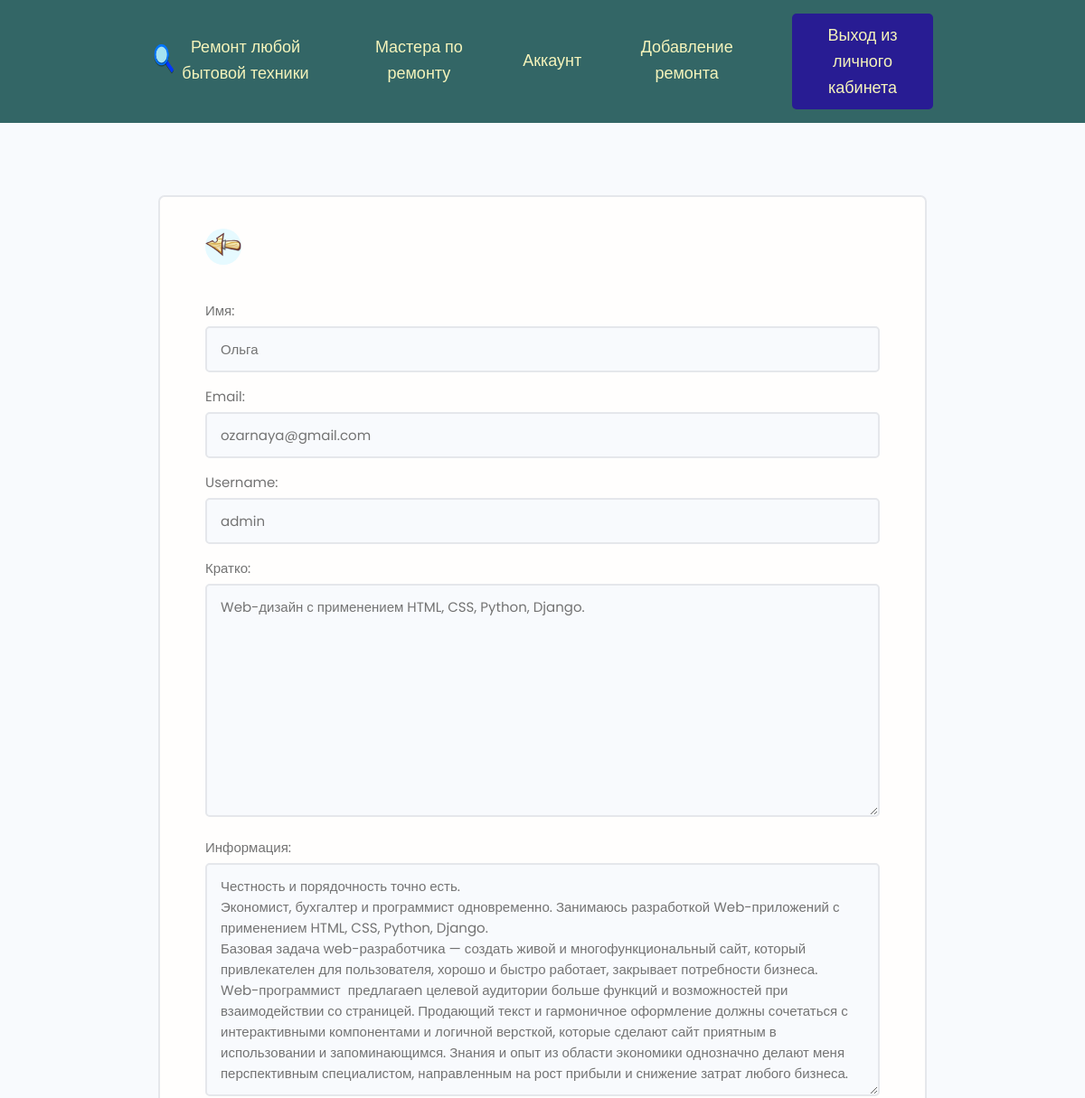
The page /engineers/edit-account/ (signed in, upper part) on the database as committed earlier.
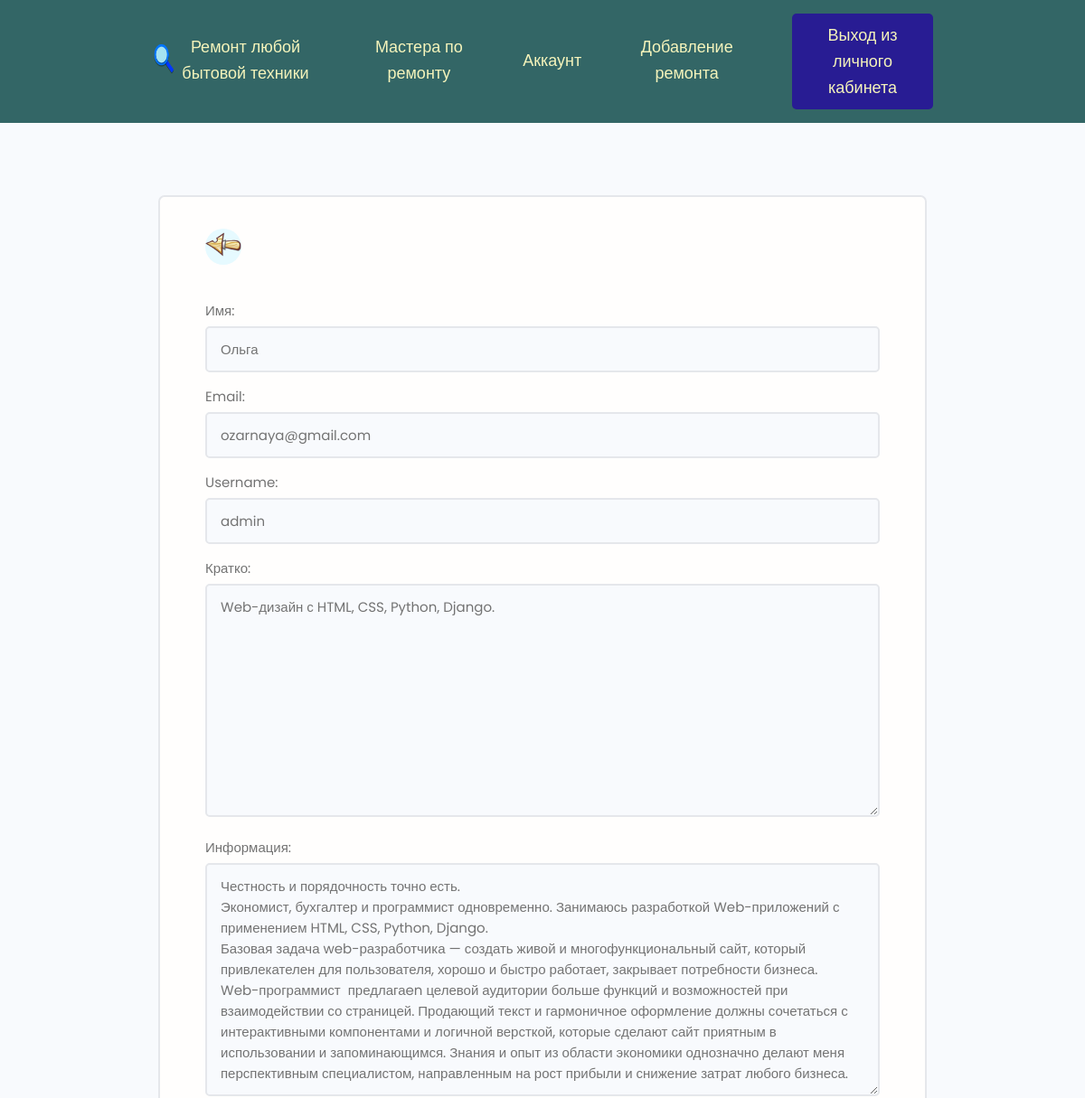
The same page on the database as committed later.
### engineers/models.py (models this page shows, shortened)
class Engineer(models.Model):
    engineer = models.OneToOneField(User, on_delete=models.CASCADE, blank=True, verbose_name="Мастер")
    name = models.CharField(max_length=200, blank=True, verbose_name="Имя")
    email = models.EmailField(max_length=200, blank=True, verbose_name="Email")
    username = models.CharField(max_length=200, blank=True, verbose_name="Username")
    i_info = models.TextField(max_length=100, blank=True, verbose_name="Кратко")
    all_info = models.TextField(blank=True, verbose_name="Информация")
    engineer_image = models.ImageField(upload_to="repairs/", default="repairs/engineer.jpeg", verbose_name="Фото")
    education = models.CharField(max_length=200, blank=True, verbose_name="Образование")
    price = models.FileField(upload_to="repairs/", default="repairs/price_repair_cleaner.jpeg", verbose_name="Цены")
    social_website = models.CharField(max_length=200, blank=True, verbose_name="Сайт")
    social_vkontakte = models.CharField(max_length=200, blank=True, verbose_name="Вконтакте")
    social_whatsapp = models.CharField(max_length=200, blank=True, verbose_name="WhatsApp")
    social_telegram = models.CharField(max_length=200, blank=True, verbose_name="Телеграм")
    created = models.DateTimeField(auto_now_add=True, verbose_name="Дата создания")

### engineers/views.py (the view)
# urls.py: path('edit-account/', views.edit_account, name="edit-account"),
@login_required(login_url='login')
def edit_account(request):
    engineer = request.user.engineer
    form = EngineerForm(instance=engineer)  # instance= будет инфа из бд об этом польле в ячейках формы
    if request.method == "POST":
        form = EngineerForm(request.POST, request.FILES, instance=engineer)  # забрираем все
        if form.is_valid():
            form.save()
            return redirect('account')
    context = {
        'form': form
    }
    return render(request, 'engineers/engineer_form.html', context)

### engineers/forms.py
class EngineerForm(ModelForm):
    class Meta:
        model = Engineer
        fields = ['name', 'email', 'username', 'i_info', 'all_info', 'engineer_image', 'education', 'price',
                  'social_website', 'social_whatsapp', 'social_telegram']
    def __init__(self, *args, **kwargs):
        super().__init__(*args, **kwargs)
        for field in self.fields.values():
            field.widget.attrs.update({'class': 'input'})

### engineers/templates/engineers/engineer_form.html (shortened to what this page needs)
{% extends 'rembyt/base.html' %}
{% load static %}
{% block content %}
<main class="formPage my-xl">
    <div class="content-box">
        <div class="formWrapper">
            <a class="backButton" href="{% url 'account' %}"><img src="{% static 'images/left.png' %}" alt="left"></a>
            <br>
            <form class="form" action="{% url 'edit-account' %}" method="post" enctype="multipart/form-data">
                {% for field in form %}
                <div class="form__field">
                    <label for="formInput#text">{{ field.label }}: </label>
                    {{ field }}
                </div>
                {% endfor %}
            </form>
        </div>
    </div>
</main>
{% endblock %}

Rows that differ between the two databases and show on the page:
changed Engineer "Ольга": i_info "Web-дизайн с применением HTML, CSS, Python, Django." → "Web-дизайн с HTML, CSS, Python, Django."
